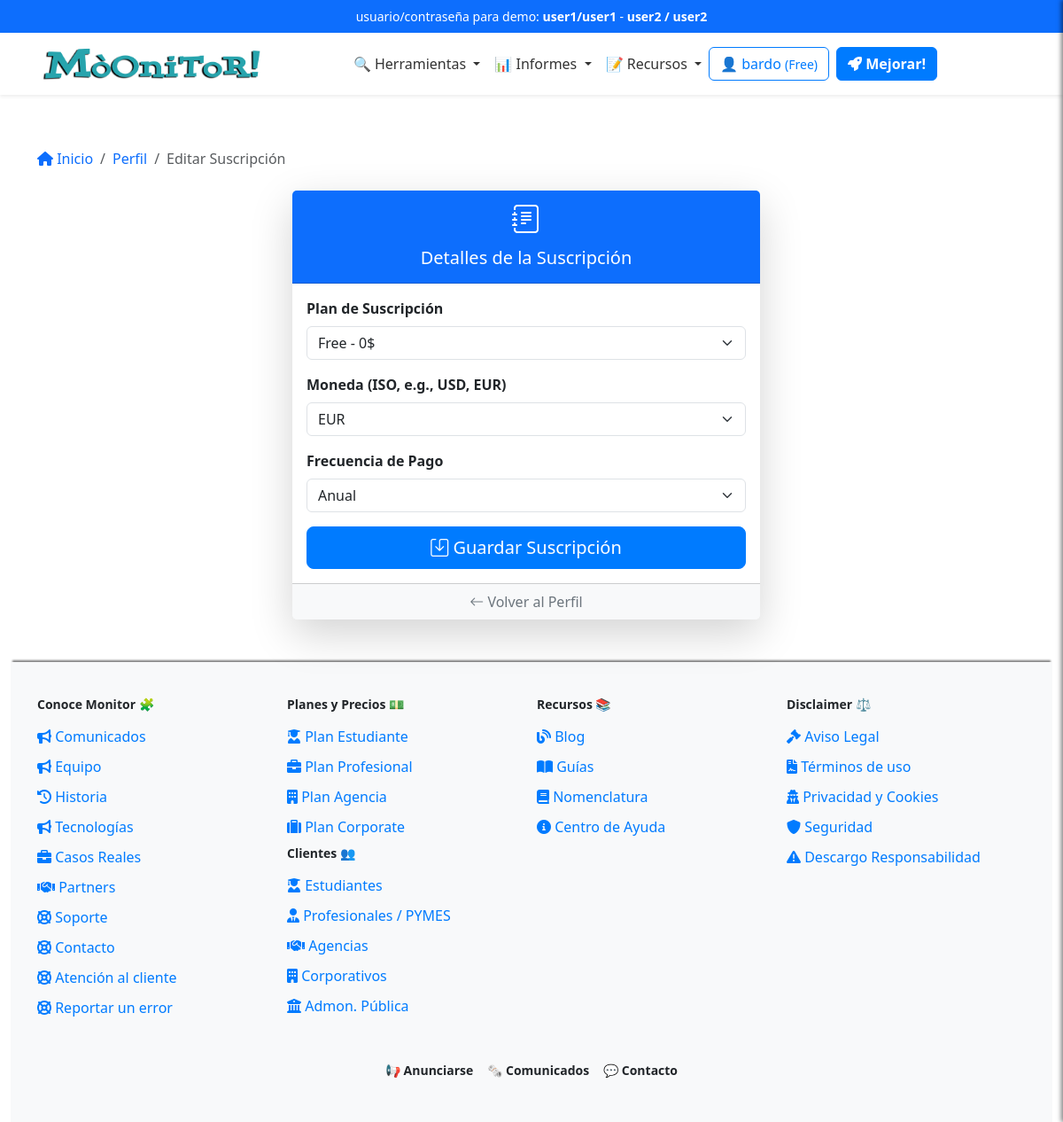
/profile/subscription (signed in), run on the app's committed database.
### app/models/user_model.py (models this page shows, shortened)
class Users(UserMixin, db.Model):
    __tablename__ = 'Users'
    id = db.Column(db.Integer, primary_key=True)
    username = db.Column(db.String(80), unique=True, nullable=False)
    email = db.Column(db.String(120), unique=True, nullable=False)
    password_hash = db.Column(db.String(255), nullable=False)
    token = db.Column(db.String(255), index=True, unique=True)
    active = db.Column(db.Boolean, default=False)
    registered_on = db.Column(db.DateTime,
                              nullable=False,
                              default=datetime.datetime.utcnow)
    config = db.Column(JSONType)
    role = db.Column(db.String(20), nullable=False, default='usuario')
    subscription_plan = db.Column(Enum('Free',
                                       'Pro',
                                       'Corporate',
                                       name='subscription_plans'),
                                  default='Free')
    subscription_currency = db.Column(
        db.String(3), default='EUR')  # ISO currency codes (e.g., USD, EUR)
    subscription_expiration = db.Column(db.DateTime, nullable=True)
    subscription_frequency = db.Column(Enum('Monthly',
                                            'Annually',
                                            name='subscription_frequency'),
                                       default='Monthly')
    primary_payment = db.Column(JSONType, nullable=True)  # IBAN, SWIFT, etc.
    secondary_payment = db.Column(JSONType, nullable=True)
    transactions = db.relationship('Transaction', backref='user', lazy=True)

### app/controllers/user_controller.py (the view, shortened to what this page needs)
@app.route('/profile/subscription', methods=['GET', 'POST'])
@login_required
def edit_subscription():
    breadcrumbs = [{
        'url': '/profile',
        'text': 'Perfil'
    }, {
        'url': '/profile/subscription',
        'text': 'Editar Suscripción'
    }]
    user = Users.query.get(current_user.id)
    form = SubscriptionForm()
    if request.method == 'GET':
        form.subscription_plan.data = user.subscription_plan
        form.subscription_currency.data = user.subscription_currency
        form.subscription_frequency.data = user.subscription_frequency
    return render_template('user/edit_subscription.html',
                           form=form,
                           breadcrumbs=breadcrumbs)

### app/forms.py
class SubscriptionForm(FlaskForm):
    subscription_plan = SelectField('Plan de Suscripción',
                                    choices=[('Free', 'Free - 0$'),
                                             ('Pro', 'Pro - 9$'),
                                             ('Corporate', 'Corporate - 129$')
                                             ],
                                    validators=[DataRequired()])
    subscription_currency = StringField('Moneda (ISO, e.g., USD, EUR)',
                                        validators=[DataRequired()])
    subscription_frequency = SelectField('Frecuencia de Pago',
                                         choices=[('Monthly', 'Mensual'),
                                                  ('Annually', 'Anual')],
                                         validators=[DataRequired()])
    submit = SubmitField('Guardar Suscripción')

### app/__init__.py (called while the page is built)
@app.context_processor
def inject_sidebar_info():
    return dict(is_admin=current_user.is_authenticated
                and current_user.role == 'admin')

@app.context_processor
def inject_breadcrumb():
    breadcrumbs = [{
        'url': '/',
        'text': 'Inicio'
    }, {
        'url': '/profile',
        'text': 'Opcion 1'
    }, {
        'url': '/profile/edit',
        'text': 'Sub opcion 1'
    }]
    return {'breadcrumbs': breadcrumbs}

@app.context_processor
def inject_grouped_tools():
    grouped_tools = {}
    for category, tools_in_category in groupby(sorted(
            tools, key=itemgetter('category')),
                                               key=itemgetter('category')):
        subcategories = {}
        for subcategory, tools_in_subcategory in groupby(
                sorted(tools_in_category, key=itemgetter('subcategory')),
                key=itemgetter('subcategory')):
            subcategories[subcategory] = list(tools_in_subcategory)
        grouped_tools[category] = subcategories
    return dict(grouped_tools=grouped_tools)

@login_manager.user_loader
def load_user(user_id):
    return Users.query.get(int(user_id))

### app/templates/user/edit_subscription.html (shortened to what this page needs)
{% extends 'base.html' %}
{% block content %}
{% include 'inc/breadcrumbs.html' %}
<div class="container mb-5">
    <div class="row justify-content-center">
        <div class="col-lg-6 col-md-8">
            <div class="card shadow-lg border-0">
                <div class="card-header bg-primary text-white text-center">
                    <i class="bi bi-journal-text" style="font-size: 2rem;"></i>
                    <h5 class="mt-2">Detalles de la Suscripción</h5>
                </div>
                <div class="card-body">
                    <form method="POST" class="needs-validation" novalidate>
                        <div class="mb-3">
                            {{ form.subscription_plan.label(class="form-label fw-bold") }}
                            {{ form.subscription_plan(class="form-select") }}
                        </div>
                        <div class="mb-3">
                            {{ form.subscription_currency.label(class="form-label fw-bold") }}
                            {{ form.subscription_currency(class="form-select") }}
                        </div>
                        <div class="mb-3">
                            {{ form.subscription_frequency.label(class="form-label fw-bold") }}
                            {{ form.subscription_frequency(class="form-select") }}
                        </div>
                        <div class="d-grid">
                            <button type="submit" class="btn btn-primary btn-lg">
                                <i class="bi bi-save"></i> Guardar Suscripción
                            </button>
                        </div>
                    </form>
                </div>
                <div class="card-footer text-center bg-light">
                    <a href="/profile" class="text-decoration-none text-secondary">
                        <i class="bi bi-arrow-left"></i> Volver al Perfil
                    </a>
                </div>
            </div>
        </div>
    </div>
</div>
{% endblock %}

### app/templates/inc/navbar.html (shortened to what this page needs)
<nav class="navbar navbar-expand-lg navbar-light bg-white shadow-sm">
  <div class="container">
    <a class="navbar-brand mx-auto" href="{{ url_for('index') }}">
      <img src="{{ url_for('static', filename='logo.png') }}" alt="Logo" height="50"
        class="d-inline-block align-text-top">
    </a>
    <div class="collapse navbar-collapse justify-content-center" id="navbarNav">
      <ul class="navbar-nav align-items-center">
        <li class="nav-item dropdown">
          <a class="nav-link dropdown-toggle" href="#" id="domainDnsDropdown" role="button" data-bs-toggle="dropdown"
            aria-expanded="false">
            🔍 Herramientas
          </a>
        </li>
        <li class="nav-item dropdown">
          <a class="nav-link dropdown-toggle" href="#" id="domainDnsDropdown" role="button" data-bs-toggle="dropdown"
            aria-expanded="false">
            📊 Informes
          </a>
        </li>
        <li class="nav-item dropdown">
          <a class="nav-link dropdown-toggle" href="#" id="domainDnsDropdown" role="button" data-bs-toggle="dropdown"
            aria-expanded="false">
            📝 Recursos
          </a>
        </li>
      </ul>
    <div class="d-flex flex-column flex-sm-row align-items-center justify-content-center ms-0 mb-3 mt-3">
      {% if current_user.is_authenticated %}
          <a href="/dashboard" class="btn btn-outline-primary mb-2 mb-sm-0 me-sm-2">
              <span class="item-responsive">👤 {{ current_user.username }}
                  <small>({{ current_user.subscription_plan }})</small>
              </span>
          </a>
          {% if current_user.subscription_plan == "Free" %}
              <a class="btn btn-primary mb-2 mb-sm-0 me-sm-2 text-decoration-none fw-semibold" href="{{ url_for('edit_subscription') }}">
                  <i class="fa-solid fa-rocket"></i> Mejorar!
              </a>
          {% elif current_user.subscription_plan == "Pro" %}
              <a class="btn btn-primary mb-2 mb-sm-0 me-sm-2 text-decoration-none fw-semibold" href="{{ url_for('edit_subscription') }}">
                  <i class="fa-solid fa-crown"></i> Probar Corporate!
              </a>
          {% endif %}
      {% endif %}
  </div>
    </div>
  </div>
</nav>

### app/static/css/style.css (style rules this page uses)
:root { --primary-color: #007bff; --secondary-color: #6c757d; --background-color: #f8f9fa; --text-color: #212529; --info-color: #7c71c5; --navbar-background: white; --navbar-shadow: 0 4px 2px -2px rgba(0, 0, 0, 0.1); --navbar-link: #333; --white: #fff; --featured-column: #f9f9f9; --menu-header: #000; --menu-separator: #ccc; --hover-background: #e0e0e0; }
body { display: flex; flex-direction: column; min-height: 100vh; background-image: url('https://ciberpunk.es/wp-content/uploads/2020/12/finance4-section-bg2.png'); background-repeat: repeat-y; background-blend-mode: normal; }
.navbar { background-color: var(--navbar-background); box-shadow: var(--navbar-shadow); width: 100%; display: block; padding: 0; position: relative; }
.navbar-nav .nav-link { color: var(--navbar-link); }
.btn-primary { background-color: var(--primary-color); border-color: var(--primary-color); }
.btn-outline-primary { border-color: var(--primary-color); color: var(--primary-color); }
.row { margin-right: 0 !important; }

### app/templates/user/edit_subscription.html (style rules this page uses)
.card-header i { display: block; margin: auto; }

### data on the page
Users: username "bardo", subscription_plan "Free", subscription_plan "Free - 0$", subscription_currency "EUR", subscription_frequency "Anual"

### other printed values
{{ crumb.text }} "Perfil"
{{ crumb.text }} "Editar Suscripción"
